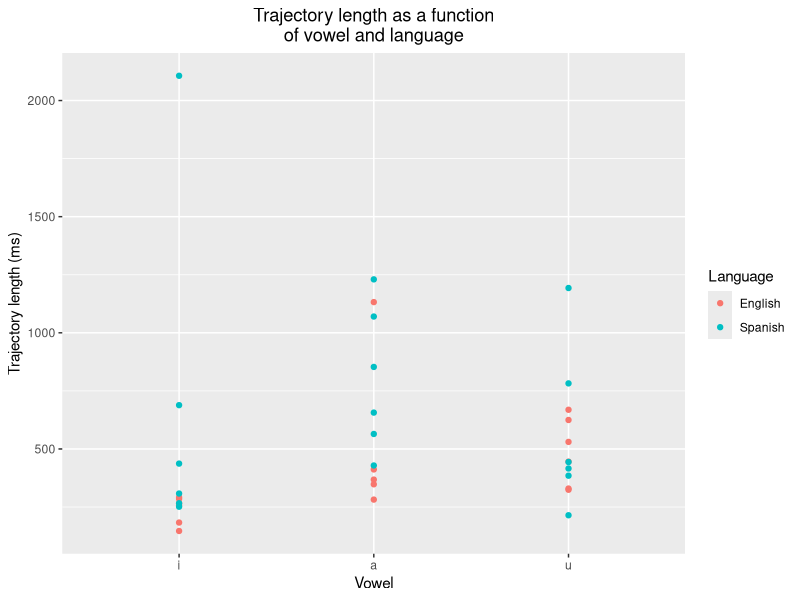
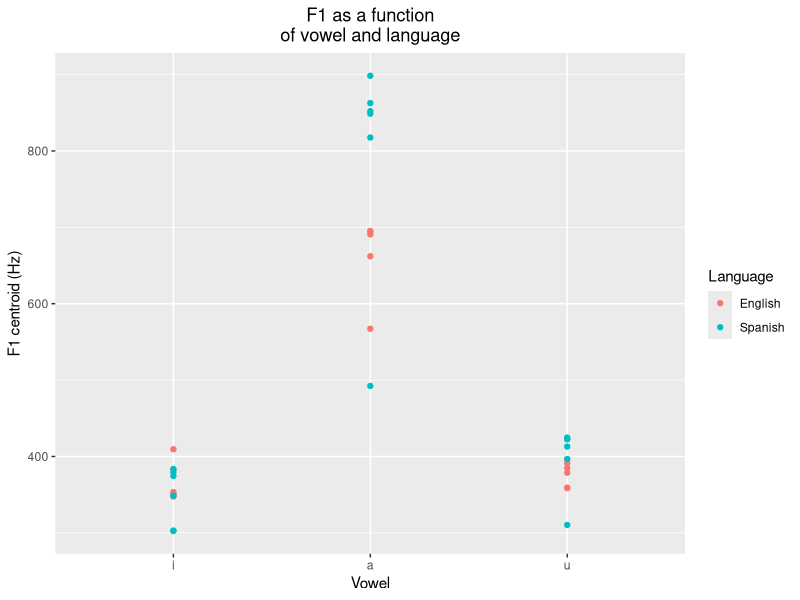
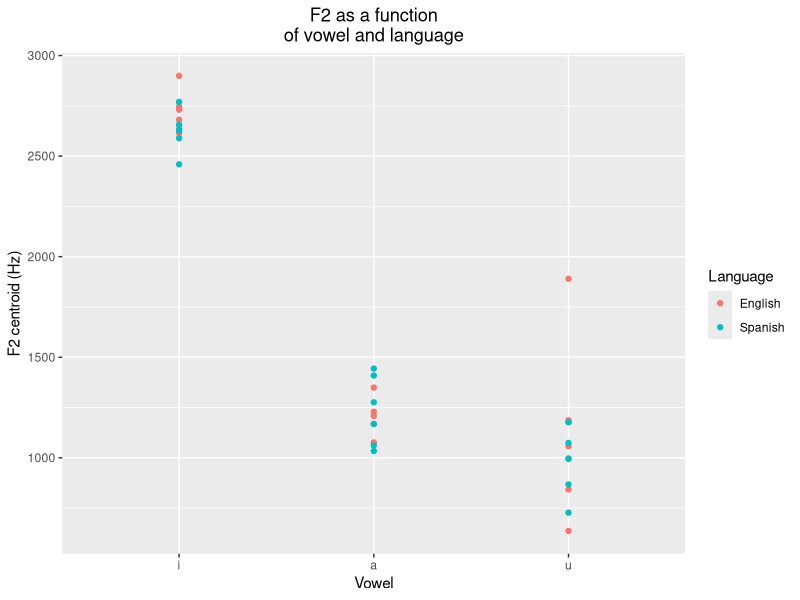
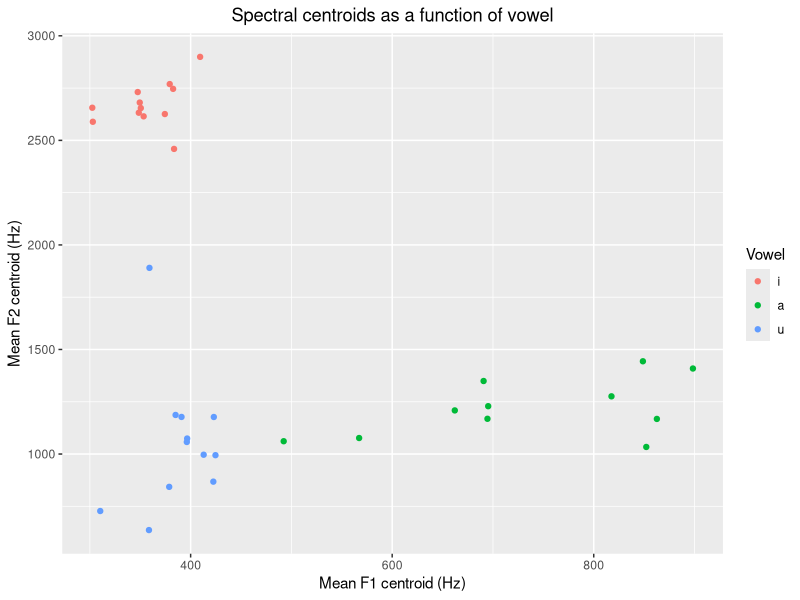
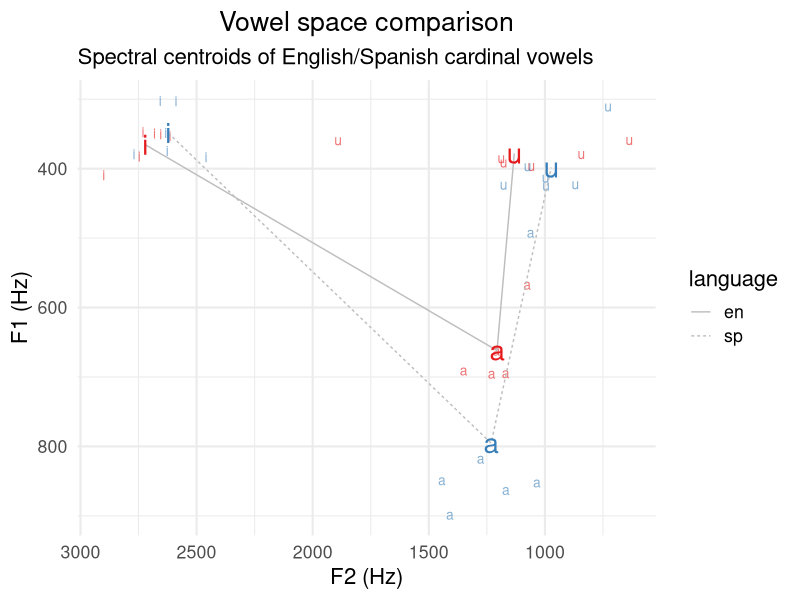
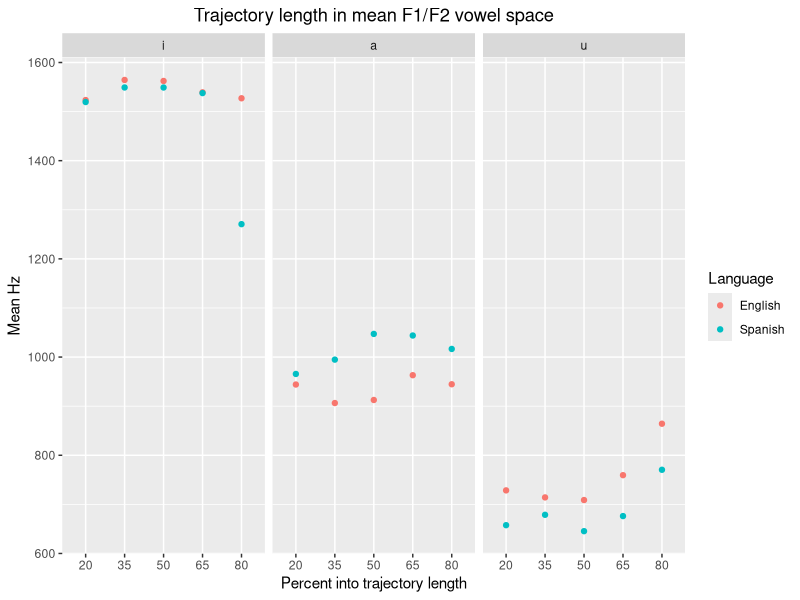
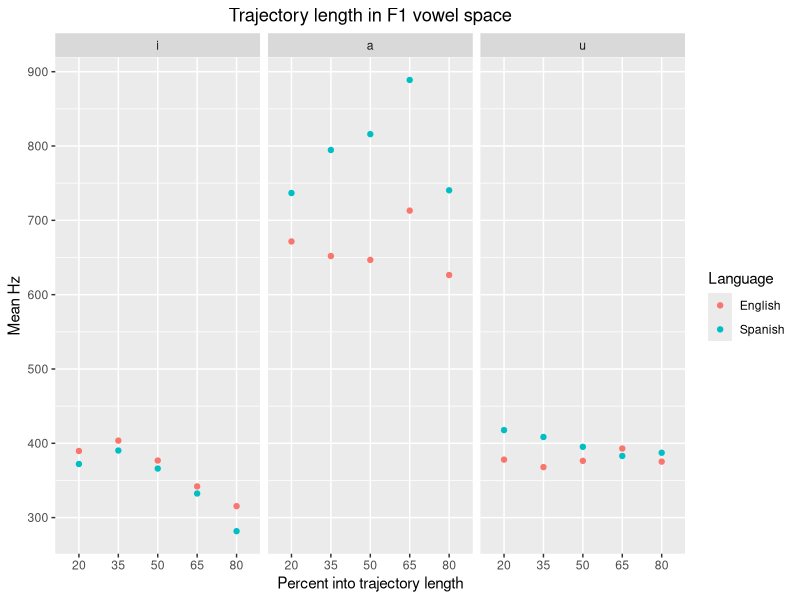
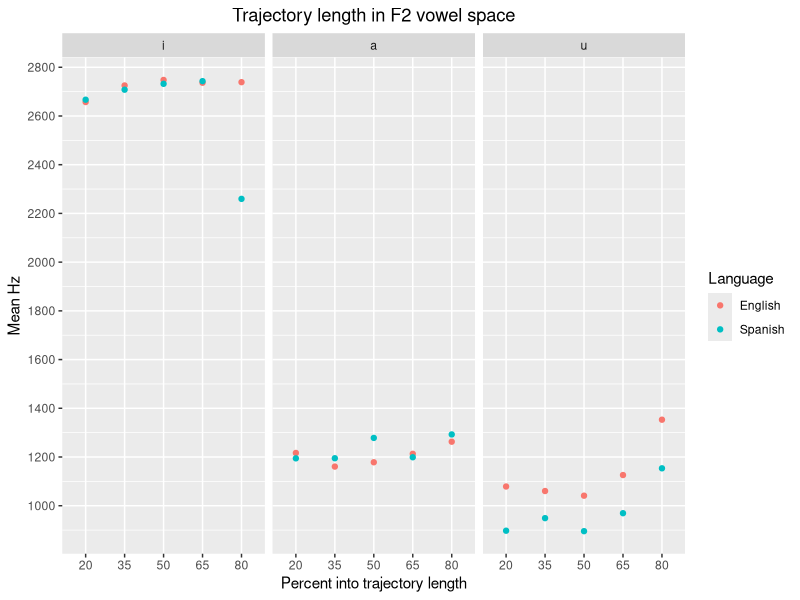

These figures' R source, in order:
library(tidyverse)
library(knitr)

# load data
vowels <- read.csv("./data/vowel_data.csv")

# calculate means and sd of formant centroids
descript_vowels <- vowels %>%
  summarize(f1_mean = mean(f1_cent),
            f2_mean = mean(f2_cent),
            f1_sd = sd(f1_cent),
            f2_sd = sd(f2_cent),
            tl_mean = mean(tl),
            tl_sd = sd(tl)) 

# subset data to manipulate
mean_val <- descript_vowels[c(1, 2)]
sd_val <- descript_vowels[c(3, 4)]
tl_val <- descript_vowels[c(5, 6)]

# gather columns in formant subsets to create column "formant"
mean_val <- gather(mean_val, key = formant, value = mean, f1_mean, f2_mean)
sd_val <- gather(sd_val, key = formant, value = sd, f1_sd, f2_sd) 

# rename values inside formant
mean_val$formant[mean_val$formant == "f1_mean"] <- "f1"
mean_val$formant[mean_val$formant == "f2_mean"] <- "f2"

sd_val$formant[sd_val$formant == "f1_sd"] <- "f1"
sd_val$formant[sd_val$formant == "f2_sd"] <- "f2"

# merge formant data frames
centroids <- merge(mean_val, sd_val, by = "formant")

# gather columns in trajectory length to have measures in ms
tl_val <- gather(tl_val, key = tl, value = ms, tl_mean, tl_sd)

# rename values inside tl
tl_val$tl[tl_val$tl == "tl_mean"] <- "mean"
tl_val$tl[tl_val$tl == "tl_sd"] <- "sd"

# print all measures

# formants
knitr::kable(centroids, col.names = c("Formant",
                                      "Centroid mean",
                                      "Centroid S.D."))

# trajectory length
knitr::kable(tl_val, col.names = c("Trajectory length",
                                   "ms"))

# # since data duplicate, drop duplicated observations
# descript_vowels <- descript_vowels[ which(descript_vowels$formant == "f1_mean" & descript_vowels$formant_sd == "f1_sd"), ]
# descript_vowels <- descript_vowels[ which(descript_vowels$formant == "f2_mean" & descript_vowels$formant_sd == "f2_sd"), ]
# 
# # change name to sd columns so they can later merge into formant column
# colnames(descript_vowels)[1:2] <- c("f1", "f2")
# 
# # consider formant a factor instead of strings
# descript_vowels$formant <- as.factor(descript_vowels$formant)
# 
# # reorder columns so variables appear in order: formant, centroid mean, centroid sd
# vowels_print <- descript_vowels[, c(2, 1, 3)]


# Let's plot!
# reorder vowel values so plots imitate vowel space distribution
vowels$vowel <- factor(vowels$vowel,levels = c("i", "a", "u"))

# Trajectory length as a function of vowel and language
ggplot(vowels, aes(vowel, tl, color = language)) +
  geom_point() +
  labs(x = "Vowel",
       y = "Trajectory length (ms)") +
  scale_color_discrete(name = "Language", labels = c("English", "Spanish")) +
  ggtitle("Trajectory length as a function\nof vowel and language") +
  theme(plot.title = element_text(hjust=0.5))

# F1 as a function of vowel and language
ggplot(vowels, aes(vowel, f1_cent, color = language)) +
  geom_point() +
  labs(x = "Vowel",
       y = "F1 centroid (Hz)") +
  scale_color_discrete(name = "Language", labels = c("English", "Spanish")) +
  ggtitle("F1 as a function\nof vowel and language") +
  theme(plot.title = element_text(hjust=0.5))

# F2 as a function of vowel and language
ggplot(vowels, aes(vowel, f2_cent, color = language)) +
  geom_point() +
  labs(x = "Vowel",
       y = "F2 centroid (Hz)") +
  scale_color_discrete(name = "Language", labels = c("English", "Spanish")) +
  ggtitle("F2 as a function\nof vowel and language") +
  theme(plot.title = element_text(hjust=0.5))

# Plot spectral centroids in F1/F2 vowel space
ggplot(vowels, aes(f1_cent, f2_cent, color = vowel)) +
  geom_point() +
  labs(x = "Mean F1 centroid (Hz)",
       y = "Mean F2 centroid (Hz)") +
  scale_color_discrete(name = "Vowel") +
  ggtitle("Spectral centroids as a function of vowel") +
  theme(plot.title = element_text(hjust=0.5))

# Plot 4 no idea what is required

# Plot both vowel spaces together
vowel_means <- vowels %>% 
  group_by(vowel, language) %>% 
  summarize(f1_cent = mean(f1_cent), f2_cent = mean(f2_cent)) %>% 
  ungroup() %>% 
  mutate(order = case_when(vowel == "i" ~ 1, vowel == "a" ~ 2, TRUE ~ 3), 
         vowel = forcats::fct_reorder2(vowel, vowel, order)) %>% 
  arrange(order)

vowels %>% 
  mutate(vowel = forcats::fct_relevel(vowel, "u", "a", "i")) %>% 
  ggplot(., aes(x = f2_cent, y = f1_cent, color = language, label = vowel)) + 
  geom_text(size = 3.5, alpha = 0.6, show.legend = F) + 
  geom_path(data = vowel_means, aes(group = language, lty = language), 
            color = "grey") + 
  geom_text(data = vowel_means, show.legend = F, size = 7) + 
  scale_y_reverse() + 
  scale_x_reverse() + 
  scale_color_brewer(palette = "Set1") + 
  labs(title = "Vowel space comparison", 
       subtitle = "Spectral centroids of English/Spanish cardinal vowels", 
       y = "F1 (Hz)", x = "F2 (Hz)") + 
  theme_minimal(base_size = 16) +
  theme(plot.title = element_text(hjust=0.5))

# -----------------------------------------------------------------------------





# Plot trajectory length in the F1/F2 vowel space -----------------------------

### mean f

vowel_f_means <- vowels %>%
  group_by(language, vowel) %>%
  summarize(f_20 = (mean(f1_20) + mean(f2_20))/2,
            f_35 = (mean(f1_35) + mean(f2_35))/2,
            f_50 = (mean(f1_50) + mean(f2_50))/2,
            f_65 = (mean(f1_65) + mean(f2_65))/2,
            f_80 = (mean(f1_80) + mean(f2_80))/2) %>%
  pivot_longer(c(f_20:f_80), names_to = "percent", values_to = "mean_hz") %>%
  ungroup()

# remove mn from values and create columns formant and %
vowel_f_clean <- data.frame(lapply(vowel_f_means, function(x) {gsub("f_", "", x)}))
vowel_f_clean$mean_hz <- as.numeric(as.character(vowel_f_clean$mean_hz))

vowel_f_clean %>%
  mutate(., vowel = forcats::fct_relevel(vowel, "i", "a", "u")) %>%
  group_by(vowel) %>%
  ggplot(., aes(percent, mean_hz, color = language)) +
  scale_y_continuous(breaks=seq(0,1600,200)) +
  geom_point() +
  facet_grid(. ~ vowel) +
  ggtitle("Trajectory length in mean F1/F2 vowel space") +
  theme(plot.title = element_text(hjust=0.5)) +
  xlab("Percent into trajectory length") +
  ylab("Mean Hz") +
  scale_color_discrete(name = "Language", labels = c("English", "Spanish"))




### f1

vowel_f1_means <- vowels %>%
  group_by(language, vowel) %>%
  summarize(f_20 = mean(f1_20),
            f_35 = mean(f1_35),
            f_50 = mean(f1_50),
            f_65 = mean(f1_65),
            f_80 = mean(f1_80)) %>%
  pivot_longer(c(f_20:f_80), names_to = "percent", values_to = "mean_hz") %>%
  ungroup()

# remove mn from values and create columns formant and %
vowel_f1_clean <- data.frame(lapply(vowel_f1_means, function(x) {gsub("f_", "", x)}))
vowel_f1_clean$mean_hz <- as.numeric(as.character(vowel_f1_clean$mean_hz))

vowel_f1_clean %>%
  mutate(., vowel = forcats::fct_relevel(vowel, "i", "a", "u")) %>%
  group_by(vowel) %>%
  ggplot(., aes(percent, mean_hz, color = language)) +
  scale_y_continuous(breaks=seq(0,1000,100)) +
  geom_point() +
  facet_grid(. ~ vowel) +
  ggtitle("Trajectory length in F1 vowel space") +
  theme(plot.title = element_text(hjust=0.5)) +
  xlab("Percent into trajectory length") +
  ylab("Mean Hz") +
  scale_color_discrete(name = "Language", labels = c("English", "Spanish"))



### f2

vowel_f2_means <- vowels %>%
  group_by(language, vowel) %>%
  summarize(f_20 = mean(f2_20),
            f_35 = mean(f2_35),
            f_50 = mean(f2_50),
            f_65 = mean(f2_65),
            f_80 = mean(f2_80)) %>%
  pivot_longer(c(f_20:f_80), names_to = "percent", values_to = "mean_hz") %>%
  ungroup()

# remove mn from values and create columns formant and %
vowel_f2_clean <- data.frame(lapply(vowel_f2_means, function(x) {gsub("f_", "", x)}))
vowel_f2_clean$mean_hz <- as.numeric(as.character(vowel_f2_clean$mean_hz))

vowel_f2_clean %>%
  mutate(., vowel = forcats::fct_relevel(vowel, "i", "a", "u")) %>%
  group_by(vowel) %>%
  ggplot(., aes(percent, mean_hz, color = language)) +
  scale_y_continuous(breaks=seq(800,2800,200)) +
  geom_point() +
  facet_grid(. ~ vowel) +
  ggtitle("Trajectory length in F2 vowel space") +
  theme(plot.title = element_text(hjust=0.5)) +
  xlab("Percent into trajectory length") +
  ylab("Mean Hz") +
  scale_color_discrete(name = "Language", labels = c("English", "Spanish"))
